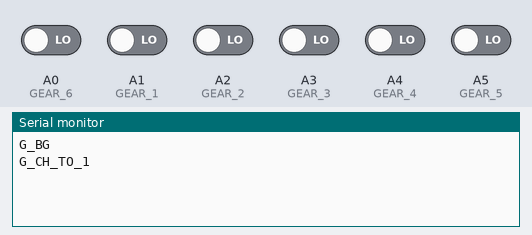
Bench run of a program on a simulated Arduino Nano, built with avr-gcc and run on an emulated ATmega328P. Parts: the last lines printed to the serial monitor. The test bench sets the inputs (shaded band); at power-on: A0 (GEAR_6), A1 (GEAR_1), A2 (GEAR_2), A3 (GEAR_3), A4 (GEAR_4), A5 (GEAR_5) LOW.

Above: at 1.2 s.
1.3 s: A0 (GEAR_6) driven HIGH
At 2.1 s:
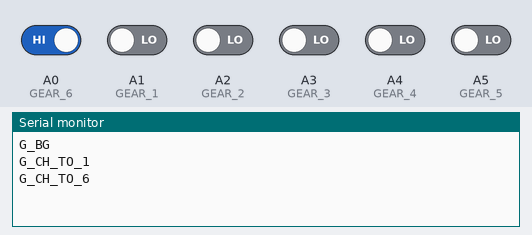
2.8 s: A2 (GEAR_2) driven HIGH
At 3.2 s:
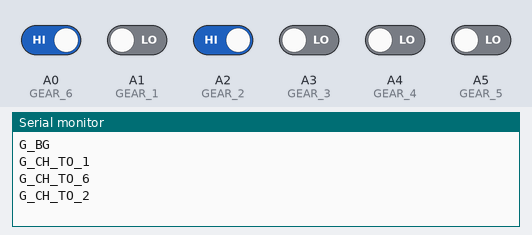

The program:

main.cpp
```cpp
#include <Arduino.h>


int GEAR_1 = A1;
int GEAR_2 = A2;
int GEAR_3 = A3;
int GEAR_4 = A4;
int GEAR_5 = A5;
int GEAR_6 = A0;

void setup() {
    pinMode(GEAR_1, INPUT);
    pinMode(GEAR_2, INPUT);
    pinMode(GEAR_3, INPUT);
    pinMode(GEAR_4, INPUT);
    pinMode(GEAR_5, INPUT);
    pinMode(GEAR_6, INPUT);

    Serial.begin(9600);
    Serial.println("G_BG");
    Serial.println("");
}

int gear_status = 1;

int last_gear = 0;
int tick_time = 0;

void loop() {
    int gear1 = digitalRead(GEAR_1);
    int gear2 = digitalRead(GEAR_2);
    int gear3 = digitalRead(GEAR_3);
    int gear4 = digitalRead(GEAR_4);
    int gear5 = digitalRead(GEAR_5);
    int gear6 = digitalRead(GEAR_6);


    if (gear1 == HIGH) {
        gear_status = 1;
    } else if (gear2 == HIGH) {
        gear_status = 2;
    } else if (gear3 == HIGH) {
        gear_status = 3;
    } else if (gear4 == HIGH) {
        gear_status = 4;
    } else if (gear5 == HIGH) {
        gear_status = 5;
    } else if (gear6 == HIGH) {
        gear_status = 6;
    }
//    Serial.println(String(gear1 == HIGH) + " " + String(gear2 == HIGH) + " " + String(gear3 == HIGH) + " " + String(gear4 == HIGH) + " " + String(gear5 == HIGH) + " " + String(gear6 == HIGH));
//    Serial.println(String(last_gear) + " " + String(gear_status));
    if (last_gear != gear_status) {
        last_gear = gear_status;
        Serial.print("G_CH_TO_");
        Serial.println(String(gear_status));
    }
//    Serial.println("tick " + String(tick_time));
    delay(100);
    tick_time += 1;
}
```

Measured:
- after the input at 1.3 s, the serial monitor: prints a new line at once (image 1)
- after the input at 2.8 s, the serial monitor: prints a new line at once (image 2)
